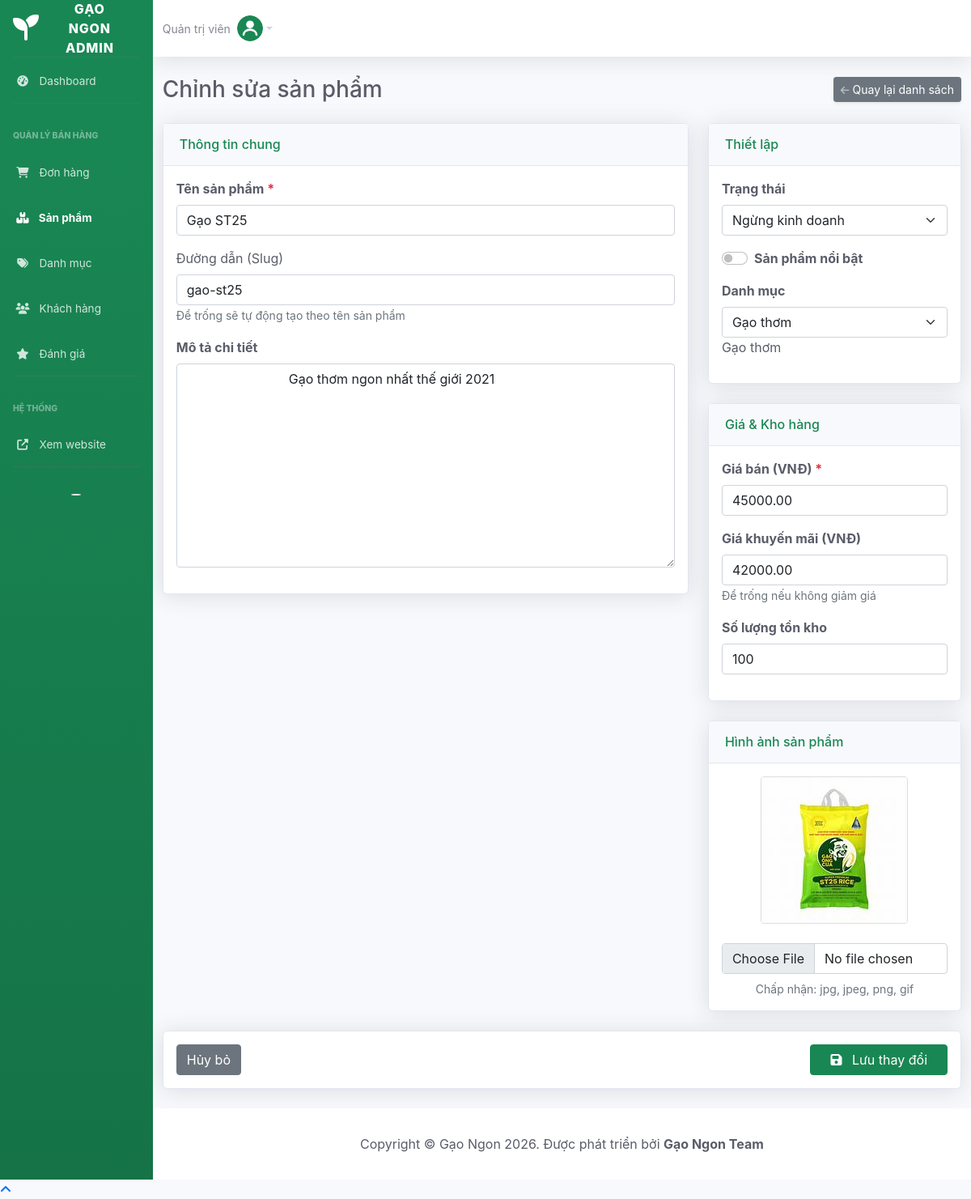
Screenshot of /admin/product-edit.php?id=1 (signed in) with the database file from the repository.
### tables this page shows
CREATE TABLE `products` (
  `id` int(11) NOT NULL,
  `name` varchar(200) NOT NULL,
  `slug` varchar(200) NOT NULL,
  `description` text DEFAULT NULL,
  `short_description` text DEFAULT NULL,
  `price` decimal(10,2) NOT NULL,
  `sale_price` decimal(10,2) DEFAULT NULL,
  `weight` decimal(8,2) DEFAULT NULL COMMENT 'Khối lượng tính bằng kg',
  `unit` varchar(20) DEFAULT 'kg',
  `category_id` int(11) DEFAULT NULL,
  `image` varchar(255) DEFAULT NULL,
  `images` text DEFAULT NULL COMMENT 'JSON array of additional images',
  `stock_quantity` int(11) DEFAULT 0,
  `origin` varchar(100) DEFAULT NULL COMMENT 'Xuất xứ',
  `cooking_guide` text DEFAULT NULL COMMENT 'Hướng dẫn nấu',
  `nutritional_info` text DEFAULT NULL COMMENT 'JSON: Thông tin dinh dưỡng',
  `rating` decimal(3,2) DEFAULT 0.00,
  `total_reviews` int(11) DEFAULT 0,
  `status` enum('active','inactive','out_of_stock') DEFAULT 'active',
  `featured` tinyint(1) DEFAULT 0,
  `created_at` timestamp NOT NULL DEFAULT current_timestamp(),
  `updated_at` timestamp NOT NULL DEFAULT current_timestamp() ON UPDATE current_timestamp(),
  `views` int(11) DEFAULT 0
);

CREATE TABLE `categories` (
  `id` int(11) NOT NULL,
  `name` varchar(100) NOT NULL,
  `slug` varchar(100) NOT NULL,
  `description` text DEFAULT NULL,
  `parent_id` int(11) DEFAULT NULL,
  `image` varchar(255) DEFAULT NULL,
  `status` enum('active','inactive') DEFAULT 'active',
  `created_at` timestamp NOT NULL DEFAULT current_timestamp()
);

### includes/db.php (called while the page is built, shortened)
<?php
class Database {
    private static $instance = null;
    private $connection;
    public static function getInstance() {
        if (self::$instance === null) {
            self::$instance = new Database();
        }
        return self::$instance;
    }
    private function connect() {
        try {
            $this->connection = new mysqli(DB_HOST, DB_USER, DB_PASS, DB_NAME);
            $this->connection->set_charset(DB_CHARSET);
        } catch (Exception $e) {
            die($e->getMessage());
        }
    }
    public function query($sql, $params = []) {
        $stmt = $this->connection->prepare($sql);
        if (!empty($params)) {
            $types = '';
            foreach ($params as $param) {
                if (is_int($param)) {
                    $types .= 'i';
                } elseif (is_float($param)) {
                    $types .= 'd';
                } else {
                    $types .= 's';
                }
            }
            $stmt->bind_param($types, ...$params);
        }
        $stmt->execute();
        return $stmt;
    }
    public function select($sql, $params = []) {
        try {
            $stmt = $this->query($sql, $params);
            $result = $stmt->get_result();
            $rows = [];
            while ($row = $result->fetch_assoc()) {
                $rows[] = $row;
            }
            return $rows;
        } catch (Exception $e) {
            error_log("Database select error: " . $e->getMessage());
            return [];
        }
    }
    public function selectOne($sql, $params = []) {
        $rows = $this->select($sql, $params);
        return $rows[0] ?? null;
    }
}
?>

### admin/product-edit.php (the view, shortened to what this page needs)
<?php
$db = Database::getInstance();
$id = isset($_GET['id']) ? intval($_GET['id']) : 0;
$product = $db->selectOne("SELECT * FROM products WHERE id = ?", [$id]);
$categories = $db->select("SELECT * FROM categories ORDER BY name ASC");
require_once 'includes/header.php';
?>
<div class="d-sm-flex align-items-center justify-content-between mb-4">
    <h1 class="h3 mb-0 text-gray-800">Chỉnh sửa sản phẩm</h1>
    <a href="products.php" class="btn btn-secondary btn-sm shadow-sm">
        <i class="fas fa-arrow-left fa-sm text-white-50"></i> Quay lại danh sách
    </a>
</div>
<form action="" method="POST" enctype="multipart/form-data">
    <div class="row">
        <div class="col-lg-8">
            <div class="card shadow mb-4">
                <div class="card-header py-3">
                    <h6 class="m-0 font-weight-bold text-success">Thông tin chung</h6>
                </div>
                <div class="card-body">
                    <div class="mb-3">
                        <label class="form-label fw-bold">Tên sản phẩm <span class="text-danger">*</span></label>
                        <input type="text" class="form-control" name="name"
                               value="<?php echo htmlspecialchars($product['name']); ?>" required
                               onkeyup="document.getElementById('slug').value = toSlug(this.value)">
                    </div>
                    <div class="mb-3">
                        <label class="form-label">Đường dẫn (Slug)</label>
                        <input type="text" class="form-control" name="slug" id="slug"
                               value="<?php echo htmlspecialchars($product['slug']); ?>">
                        <small class="text-muted">Để trống sẽ tự động tạo theo tên sản phẩm</small>
                    </div>
                    <div class="mb-3">
                        <label class="form-label fw-bold">Mô tả chi tiết</label>
                        <textarea class="form-control summernote" name="description" rows="10">
                            <?php echo $product['description']; ?>
                        </textarea>
                    </div>
                </div>
            </div>
        </div>
        <div class="col-lg-4">
            <div class="card shadow mb-4">
                <div class="card-header py-3">
                    <h6 class="m-0 font-weight-bold text-success">Thiết lập</h6>
                </div>
                <div class="card-body">
                    <div class="mb-3">
                        <label class="form-label fw-bold">Trạng thái</label>
                        <select class="form-select" name="status">
                            <option value="inactive" <?php echo $product['status'] == 'inactive' ? 'selected' : ''; ?>>Ngừng kinh doanh</option>
                        </select>
                    </div>
                    <div class="mb-3">
                        <div class="form-check form-switch">
                            <input class="form-check-input" type="checkbox" name="featured" id="featured"
                                   <?php echo $product['featured'] == 1 ? 'checked' : ''; ?>>
                            <label class="form-check-label fw-bold" for="featured">Sản phẩm nổi bật</label>
                        </div>
                    </div>
                    <div class="mb-3">
                        <label class="form-label fw-bold">Danh mục</label>
                        <select class="form-select select2" name="category_id">
                            <?php foreach ($categories as $cat): ?>
                                <option value="<?php echo $cat['id']; ?>"
                                    <?php echo $product['category_id'] == $cat['id'] ? 'selected' : ''; ?>>
                                    <?php echo htmlspecialchars($cat['name']); ?>
                                </option>
                            <?php endforeach; ?>
                        </select>
                    </div>
                </div>
            </div>
            <div class="card shadow mb-4">
                <div class="card-header py-3">
                    <h6 class="m-0 font-weight-bold text-success">Giá & Kho hàng</h6>
                </div>
                <div class="card-body">
                    <div class="mb-3">
                        <label class="form-label fw-bold">Giá bán (VNĐ) <span class="text-danger">*</span></label>
                        <input type="number" class="form-control" name="price"
                               value="<?php echo $product['price']; ?>" required>
                    </div>
                    <div class="mb-3">
                        <label class="form-label fw-bold">Giá khuyến mãi (VNĐ)</label>
                        <input type="number" class="form-control" name="sale_price"
                               value="<?php echo $product['sale_price']; ?>">
                        <small class="text-muted">Để trống nếu không giảm giá</small>
                    </div>
                    <div class="mb-3">
                        <label class="form-label fw-bold">Số lượng tồn kho</label>
                        <input type="number" class="form-control" name="stock_quantity"
                               value="<?php echo $product['stock_quantity']; ?>">
                    </div>
                </div>
            </div>
            <div class="card shadow mb-4">
                <div class="card-header py-3">
                    <h6 class="m-0 font-weight-bold text-success">Hình ảnh sản phẩm</h6>
                </div>
                <div class="card-body text-center">
                    <div class="mb-3">
                        <?php if ($product['image']): ?>
                            <img src="<?php echo SITE_URL; ?>/assets/images/products/<?php echo $product['image']; ?>"
                                 class="img-fluid rounded mb-2" id="previewImage"
                                 style="max-height: 200px; border: 1px solid #ddd;">
                        <?php else: ?>
                            <img src="<?php echo SITE_URL; ?>/assets/images/no-image.png"
                                 class="img-fluid rounded mb-2" id="previewImage"
                                 style="max-height: 200px; border: 1px solid #ddd;">
                        <?php endif; ?>
                    </div>
                    <div class="input-group">
                        <input type="file" class="form-control" name="image" id="imageInput" accept="image/*">
                    </div>
                    <small class="text-muted d-block mt-2">Chấp nhận: jpg, jpeg, png, gif</small>
                </div>
            </div>
        </div>
    </div>
    <div class="card shadow mb-4 sticky-bottom" style="position: sticky; bottom: 0; z-index: 100;">
        <div class="card-body d-flex justify-content-between align-items-center">
            <a href="products.php" class="btn btn-secondary">Hủy bỏ</a>
            <button type="submit" class="btn btn-success px-4">
                <i class="fas fa-save me-2"></i> Lưu thay đổi
            </button>
        </div>
    </div>
</form>
<?php require_once 'includes/footer.php'; ?>

### admin/includes/header.php (style rules this page uses)
:root { --primary: #198754; --secondary: #858796; --success: #1cc88a; --info: #36b9cc; --warning: #f6c23e; --danger: #e74a3b; --light: #f8f9fc; --dark: #5a5c69; }
body { font-family: 'Nunito', -apple-system, BlinkMacSystemFont, "Segoe UI", Roboto, "Helvetica Neue", Arial, sans-serif; background-color: #f8f9fc; color: #5a5c69; overflow-x: hidden; }
.card { position: relative; display: flex; flex-direction: column; min-width: 0; word-wrap: break-word; background-color: #fff; background-clip: border-box; border: 1px solid #e3e6f0; border-radius: .35rem; }
.card-header { padding: .75rem 1.25rem; margin-bottom: 0; background-color: #f8f9fc; border-bottom: 1px solid #e3e6f0; }
.text-gray-800 { color: #5a5c69!important; }
.shadow { box-shadow: 0 .15rem 1.75rem 0 rgba(58,59,69,.15)!important; }

### rows the page displays
products: name "Gạo ST25", slug "gao-st25", description "Gạo thơm ngon nhất thế giới 2021", status "Ngừng kinh doanh", category_id "Gạo thơm", price "45000.00", sale_price "42000.00", stock_quantity "100", image (picture)

### other values shown
$adminName "Quản trị viên"
